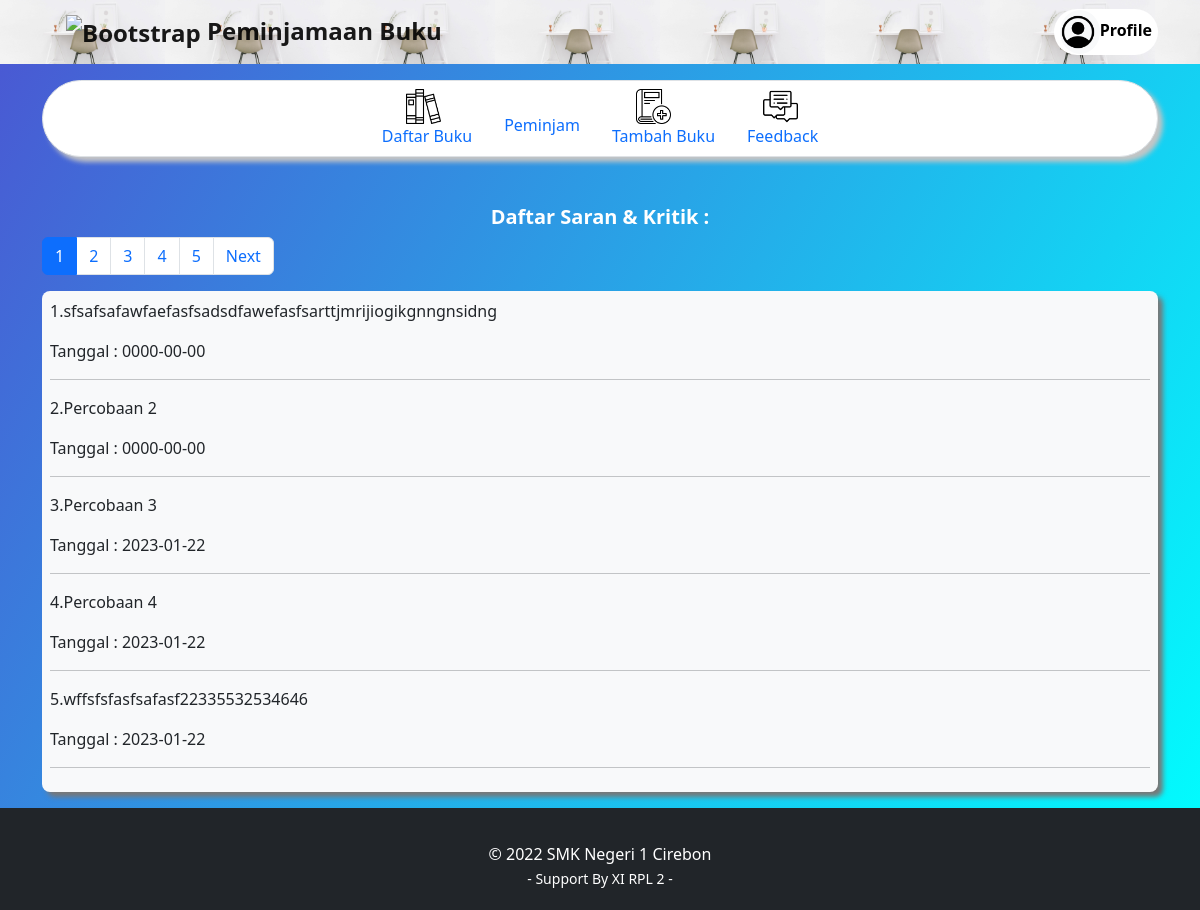
The app's page /revisi/admin/feedback.php?halamanFeedback=1 (signed in) with its own data.
### tables this page shows
CREATE TABLE `feedback` (
  `id` int(11) NOT NULL,
  `isi` varchar(500) NOT NULL,
  `tglDibuat` date NOT NULL
);

### revisi/koneksi.php (called while the page is built, shortened)
<?php
    $conn = mysqli_connect("localhost", "root", "", "perpus_padudung");
    function query($query){
        global $conn;
        $result = mysqli_query($conn, $query);
        $rows = [];
        while( $row = mysqli_fetch_assoc($result) ){
            $rows[] = $row;
        }
        return $rows;
    }
?>

### revisi/admin/feedback.php (the view, shortened to what this page needs)
<?php
require '../koneksi.php';
$dataPerhalaman = 5;
$jumlahData =  count(query("SELECT * FROM feedback"));
$jumlahHalaman = ceil($jumlahData / $dataPerhalaman);
$halamanAktif = isset( $_GET['halamanFeedback']) ? $_GET['halamanFeedback'] : 1;
$awalData = ($dataPerhalaman * $halamanAktif) - $dataPerhalaman;
    $dataKomen = query("SELECT * FROM feedback LIMIT $awalData, $dataPerhalaman");
?>
<!doctype html>
<html lang="en">
  <head>
    <link href="https://cdn.jsdelivr.net/npm/bootstrap@5.2.3/dist/css/bootstrap.min.css" rel="stylesheet"
>
    <link rel="stylesheet" href="../css/feedback.css">
  </head>
  <body>
    <?php include 'header-menu-admin.php'; ?>
    <div class="container mt-4">
        <br>
        <h5 class="fw-bold text-white text-center">Daftar Saran & Kritik :</h5>
        <div aria-label="Page navigation example" >
            <ul class="pagination">
                <?php for( $i=1; $i<=$jumlahHalaman; $i++) : ?>
                    <?php if ( $i == $halamanAktif ) : ?>
                        <li class="page-item active"><a class="page-link" href="?halamanFeedback=<?= $i ?>"><?= $i ?></a></li>
                    <?php else : ?>
                        <li class="page-item"><a class="page-link" href="?halamanFeedback=<?= $i ?>"><?= $i ?></a></li>
                    <?php endif ; ?>
                <?php endfor ; ?>
                <?php if ( $halamanAktif < $jumlahHalaman ) : ?>
                    <li class="page-item"><a class="page-link" href="?halamanFeedback=<?=$halamanAktif + 1 ?>">Next</a></li>
                <?php endif ; ?>
            </ul>
        </div>
        <div class="bg-light p-2 mb-3 rounded rounded-3"
        style="box-shadow: 5px 5px 5px rgb(120, 120, 120);
        height: fit-content;">
        <?php $i=1; ?>
        <?php foreach( $dataKomen as $dtKomen ) : ?>
            <p>
                <?=$i?>.<?= $dtKomen['isi']; ?> <br>
                <div> Tanggal : <?= $dtKomen['tglDibuat']; ?> </div>
            </p>
            <hr>
        <?php $i++; ?>
        <?php endforeach ; ?>
        </div>
    </div>
    <div class="bg-dark mt-3 p-1 pt-2 w-100" id="footer" style="margin-bottom: -2rem;">
        <footer class="main-footer mt-3" style="padding-top: 10px;">
            <div class="text-center">
                <a href="http://smkn1-cirebon.sch.id" class="txt2 hov1 text-decoration-none text-white nav-link disabled" target="_blank">
                    © 2022 SMK Negeri 1 Cirebon
                </a>
            </div>
        </footer>
        <p class="text-center text-white"><small>- Support By XI RPL 2 -</small></p>
    </div>
  </body>
</html>

### revisi/css/feedback.css (style rules this page uses)
body { background-size: cover; background-attachment: fixed; background: linear-gradient(120deg, #4B56D2, #00ffff ); }

### records on screen
feedback: isi "sfsafsafawfaefasfsadsdfawefasfsarttjmrijiogikgnngnsidng", tglDibuat "0000-00-00"
feedback: isi "Percobaan 2", tglDibuat "0000-00-00"
feedback: isi "Percobaan 3", tglDibuat "2023-01-22"
feedback: isi "Percobaan 4", tglDibuat "2023-01-22"
feedback: isi "wffsfsfasfsafasf22335532534646", tglDibuat "2023-01-22"
